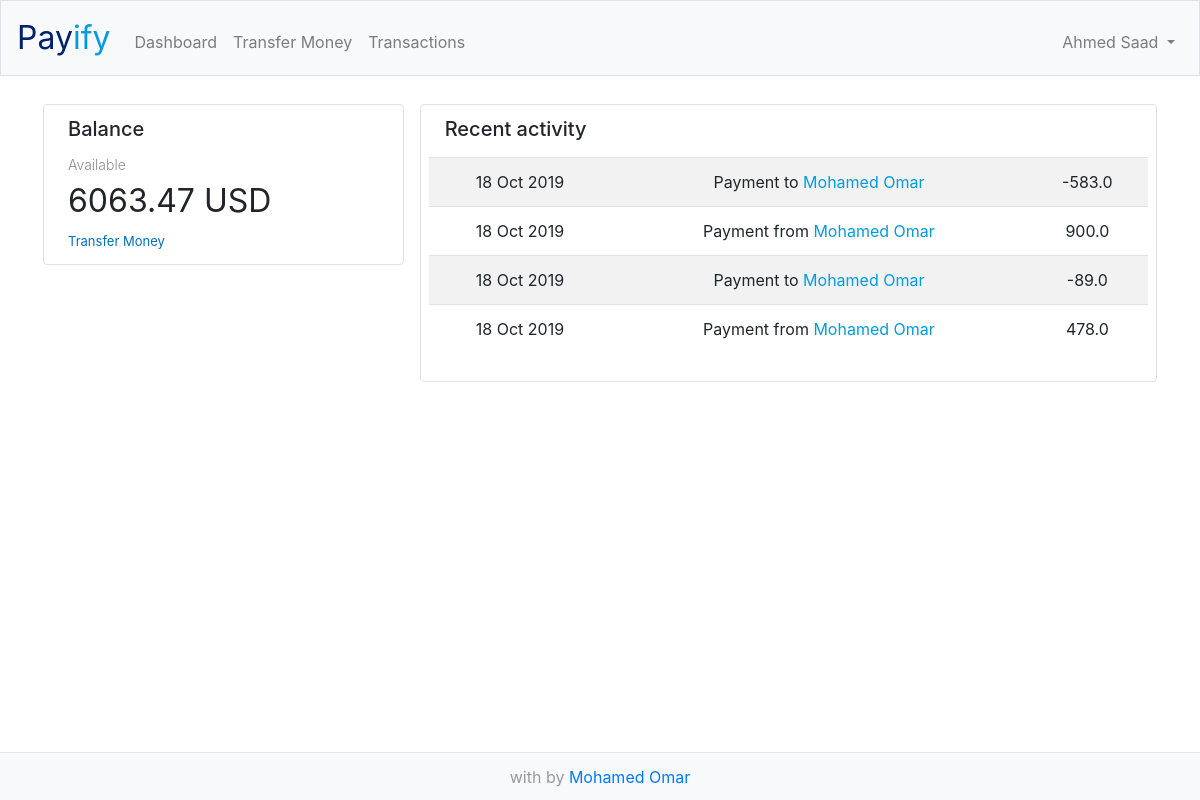
/dashboard (signed in), run on the app's committed database.
### tables this page shows
CREATE TABLE 'users' ('id' integer PRIMARY KEY AUTOINCREMENT NOT NULL, 'email' text NOT NULL, 'hash' text NOT NULL, 'first' varchar(255) NOT NULL, 'last' varchar(255) NOT NULL, 'cash' real NOT NULL DEFAULT 5000.00 );

CREATE TABLE 'trans' ('id' integer NOT NULL, 'user2id' integer NOT NULL, 'type' varchar(4) NOT NULL,'gross' real NOT NULL,'fee' real NOT NULL,'netcash' real NOT NULL, 'date' date NOT NULL , 'time' time NOT NULL , 'transid'  INTEGER PRIMARY KEY NOT NULL  );

### app.py (the view)
@app.route("/dashboard")
@login_required
def index():
    user = db.execute("SELECT first, last, cash FROM users WHERE id = :userid",userid=session["user_id"])
    trans1 = db.execute("SELECT first, last, date, type, gross, transid FROM trans INNER JOIN users ON trans.user2id = users.id WHERE trans.id  = :userid"
                        , userid=session["user_id"])
    trans = trans1[::-1]
    return render_template("index.html", user=user, trans=trans)

### app.py (called while the page is built)
@app.after_request
def after_request(response):
    response.headers["Cache-Control"] = "no-cache, no-store, must-revalidate"
    response.headers["Expires"] = 0
    response.headers["Pragma"] = "no-cache"
    return response

### helpers.py (called while the page is built)
def login_required(f):
    @wraps(f)
    def decorated_function(*args, **kwargs):
        if session.get("user_id") is None:
            return redirect("/home")
        return f(*args, **kwargs)
    return decorated_function

### templates/index.html (shortened to what this page needs)
{% extends "layout.html" %}
{% block name %}
        {{ user[0]["first"] }} {{ user[0]["last"] }}
{% endblock %}
{% block main %}
<div class="row content_set">
    <div style="padding: 0;" class="col-md-4">
        <div style="text-align: left;" class="border rounded content-box">
            <h5 class="mb-3">Balance</h5>
            <h6 style="color: #8b8d90; font-weight: 300; font-size: 14px;">Available</h6>
            <h2 style="font-weight: 400;">{{"%.2f"|format(user[0]['cash'])}} USD</h2>
            <a href="transfer" style="color: #0070ba; font-weight: 400; font-size: 13px;">Transfer Money</a>
        </div>
    </div>
    <div style="padding: 0;" class="col-md-8">
        <div style="padding: 12px 8px;" class="border rounded content-box">
            <h5 style="text-align: left; padding: 0px 0px 0px 16px;" class="mb-3">Recent activity</h5>
            <table class="table table-striped table-hover">
            <tbody>
                {% for row in trans[:5] %}
                        <tr class='clickable-row' data-href="payment?id=" data-name="{{ row.transid }}">
                            <td>{{ row["date"] }}</td>
                            <td>Payment {{ row["type"] }} <span style="text-transform: capitalize;" class="lblue">{{ row["first"] }} {{ row["last"] }}</span></td>
                            <td>{{ row["gross"] }}</td>
                        </tr>
                {% endfor %}
            </tbody>
        </table>
    </div>
</div>
{% endblock %}

### templates/layout.html (shortened to what this page needs)
<!DOCTYPE html>
<html lang="en">
    <head>
        <link href="https://maxcdn.bootstrapcdn.com/bootstrap/4.1.3/css/bootstrap.min.css" rel="stylesheet">
        <link href= "https://cdnjs.cloudflare.com/ajax/libs/octicons/4.4.0/font/octicons.css" rel="stylesheet">
        <link href="/static/styles.css" rel="stylesheet">
    </head>
    <body>
       <div id="page-container">
            <div id="content-wrap">
                <nav class="navbar navbar-expand-md navbar-light bg-light border">
                    <a class="navbar-brand" href="/"><span class="dblue">Pay</span><span class="lblue">ify</span></a>
                    <div class="collapse navbar-collapse" id="navBar">
                        {% if session.user_id %}
                            <div class="navbar-nav mr-auto mt-2">
                                <a class="nav-item nav-link" href="/dashboard">Dashboard</a>
                                <a class="nav-item nav-link" href="/transfer">Transfer Money</a>
                                <a class="nav-item nav-link" href="/transactions">Transactions</a>
                            </div>
                            <div class="navbar-nav ml-auto mt-2">
                                <li class="nav-item dropdown">
                                    <a style="text-transform: capitalize;" class="nav-link dropdown-toggle" id="navbarDropdownMenuLink" role="button" data-toggle="dropdown" aria-haspopup="true" aria-expanded="false">
                                        {% block name %}{% endblock %}
                                    </a>
                                </li>
                            </div>
                        {% else %}
                            <div class="navbar-nav ml-auto mt-2">
                                <a class="nav-item nav-link" href="/login">Log In</a>
                                <a class="nav-item nav-link" href="/signup">Sign Up</a>
                            </div>
                        {% endif %}
                    </div>
                </nav>
                <main class="container p-3">
                    {% block main %}{% endblock %}
                </main>
            </div>
            <footer id="footer" class="bg-light">
                <a>
                    with
                    by
                    <a href="https://www.linkedin.com/in/msomar/">Mohamed Omar</a>
                </a>
            </footer>
        </div>
    </body>
</html>

### static/styles.css (style rules this page uses)
main { overflow-x: auto; text-align: center; }
nav .navbar-brand { font-size: xx-large; }
.dblue { color: #012169; }
.lblue { color: #009CDE; }
footer { padding: 0.75rem; color: #999; text-align: center; border-top: .05rem solid #e5e5e5; font-size: 1rem; }
#page-container { position: relative; min-height: 100vh; }
#content-wrap { padding-bottom: 3rem; }
#footer { position: absolute; bottom: 0; width: 100%; height: 3rem; }
.content_set .content-box { margin: .5rem; background-color: #ffffff; padding: 12px 24px; }
.p-3 { padding: 1.25rem!important; }

### data on the page
users: first "Ahmed", last "Saad", cash "6063.47"
trans: date "18 Oct 2019", type "to", first "Mohamed", last "Omar", gross "-583.0"
trans: date "18 Oct 2019", type "from", first "Mohamed", last "Omar", gross "900.0"
trans: date "18 Oct 2019", type "to", first "Mohamed", last "Omar", gross "-89.0"
trans: date "18 Oct 2019", type "from", first "Mohamed", last "Omar", gross "478.0"
